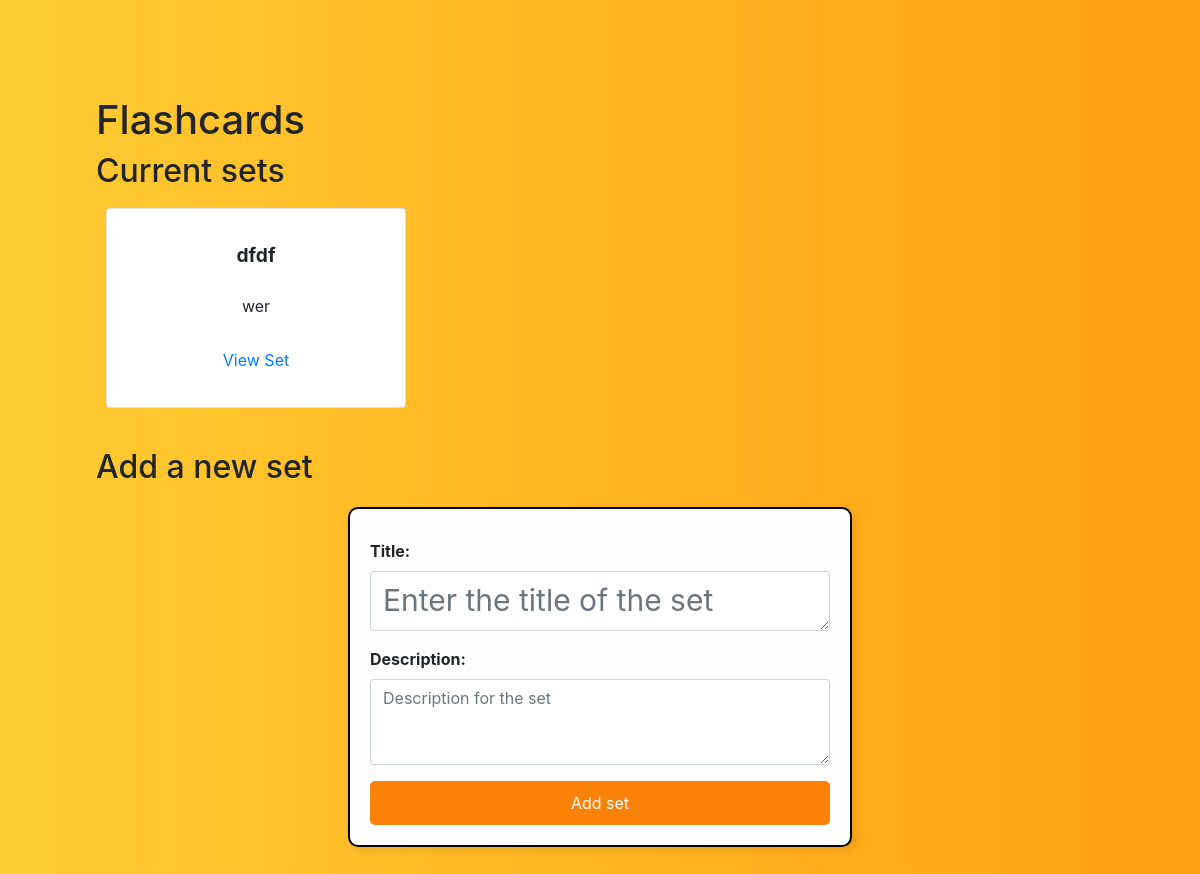
The app's page /, older data.
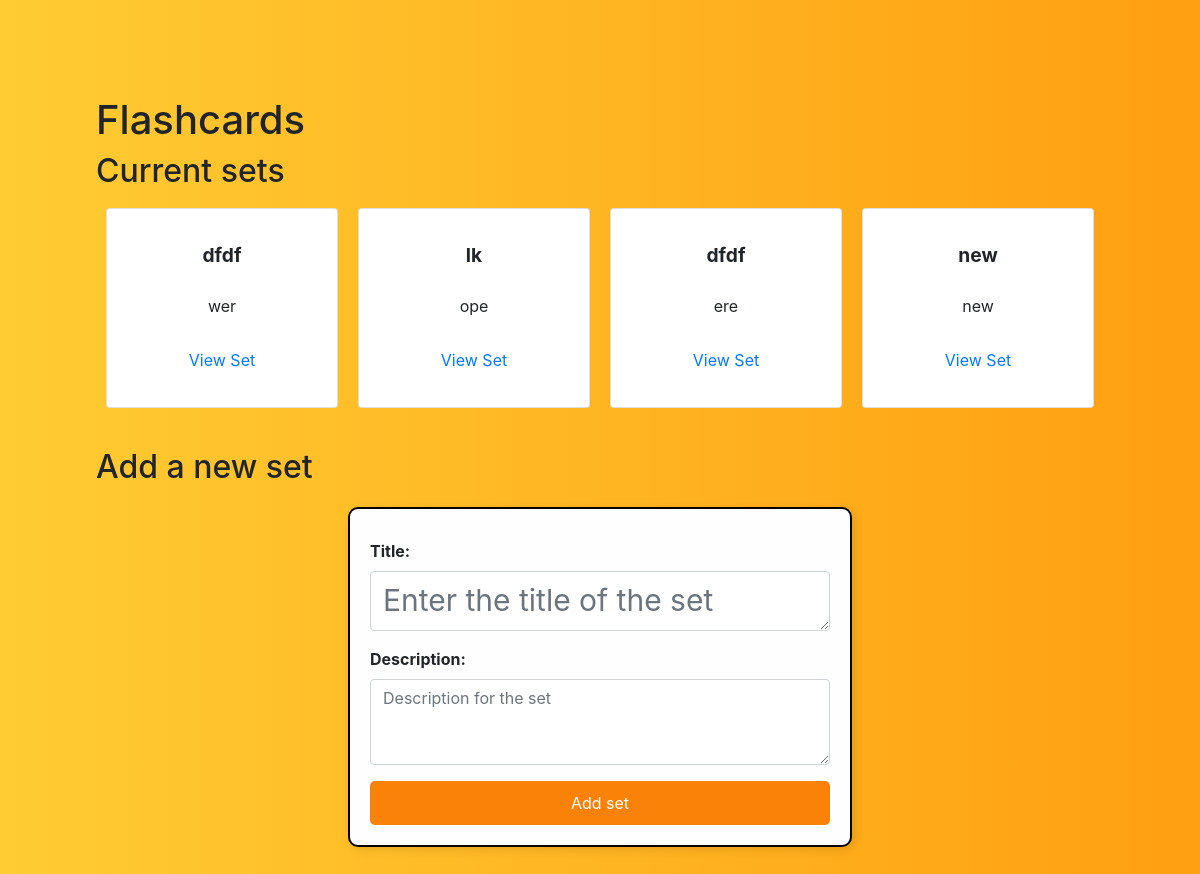
The same page, newer data.
### flashcards/models.py (models this page shows, shortened)
class FlashcardSet(models.Model):
    title = models.CharField(max_length=100)
    description = models.CharField(max_length=1000)

### flashcards/views.py (the view)
# urls.py: path('', views.allSets, name='allSets'),
def allSets(request):
    content = {}
    content['forms'] = FlashcardSetForm()
    allSets = FlashcardSet.objects.all()
    content['sets'] = allSets
    return render(request, 'flashcards/allSets.html', content)

### flashcards/forms.py
class FlashcardSetForm(forms.ModelForm):
    class Meta:
        model = FlashcardSet
        fields = ('title', 'description')
        widgets = {
            'title': forms.Textarea(attrs={'id': 'set-title', 'class': 'form-control', 'placeholder': "Enter the title of the set"}),
            'description': forms.Textarea(attrs={'id': 'set-description', 'class': 'form-control', 'rows':3, 'placeholder': "Description for the set"})
        }
        labels = {
            'title': 'Title',
            'description': 'Description',
        }

### flashcards/templates/flashcards/allSets.html (shortened to what this page needs)
{% extends "flashcards/base.html" %}
{% block content %}
<h2>Current sets</h2>
<div class="card-container ">
{% for set in sets %}
  <div class="card">
    <div class="card-body">
      <h5 class="card-title">{{ set.title }}</h5>
      <p class="card-text">{{set.description}}</p>
      <a href="{% url 'view_set' set.id %}">View Set</a>
    </div>
  </div>
{% endfor %}
</div>
<div class="newset">
    <h2>Add a new set</h2>
    <form method="post" action="{% url 'add_set' %}">
        {{ forms.as_p }}
        <button id="addSetBtn" type="submit">Add set</button>
    </form>
</div>
{% endblock %}

### flashcards/templates/flashcards/base.html (shortened to what this page needs)
<!DOCTYPE html>
<html>
<head>
    {% load static %}
    <link rel="stylesheet" href="https://cdn.jsdelivr.net/npm/bootstrap@4.0.0/dist/css/bootstrap.min.css">
    <link href="{% static 'flashcards/base.css' %}" rel="stylesheet" type="text/css">
</head>
<body>
    <div>
        <h1>Flashcards</h1>
    </div>
    {% block content %}{% endblock %}
</body>
</html>

### flashcards/static/flashcards/base.css (style rules this page uses)
:root { --wave-gradient: linear-gradient(90deg, #ffcc33, #ff8800, #ffcc33); }
body { padding-left: 30px; padding: 8%; background: var(--wave-gradient); background-size: 300% 300%; animation: wave-animation 6s infinite ease-in-out; }
form { width: 50%; min-width: 300px; margin: 20px auto; padding: 20px; border: 2px solid black; border-radius: 10px; background-color: #fefefe; box-shadow: 3px 3px 10px rgba(0, 0, 0, 0.1); }
form input, form textarea, form select { width: 100%; padding: 8px; margin: 8px 0; border: 1px solid #ccc; border-radius: 5px; font-size: 1rem; }
form label { font-weight: bold; display: block; margin-top: 10px; }
form button { display: block; width: 100%; padding: 10px; background-color: #007bff; color: white; border: none; border-radius: 5px; font-size: 1rem; cursor: pointer; transition: background-color 0.3s ease; }
.card-container { display: flex; flex-wrap: nowrap; gap: 20px; overflow-x: auto; padding: 10px; max-width: 100%; white-space: nowrap; scroll-behavior: smooth; }
#set-title { font-size: 30px; height: 60px; }
#addSetBtn, #addCardBtn { background-color: #fb8209; }
.card { display: flex; flex-direction: column; justify-content: center; align-items: center; text-align: center; height: 200px; width: 300px; padding: 15px; }
.card-text { display: flex; align-items: center; justify-content: center; flex-grow: 1; text-align: center; max-width: 100%; }
.card-body { flex: 1; display: flex; flex-direction: column; justify-content: space-between; align-items: center; }
.card-title { font-size: 1.2rem; font-weight: bold; text-align: center; }
.newset { padding-top: 30px; }

Row changes from the older to the newer data that the page shows:
added FlashcardSet: title "lk", description "ope"
added FlashcardSet: title "dfdf", description "ere"
added FlashcardSet: title "new", description "new"
